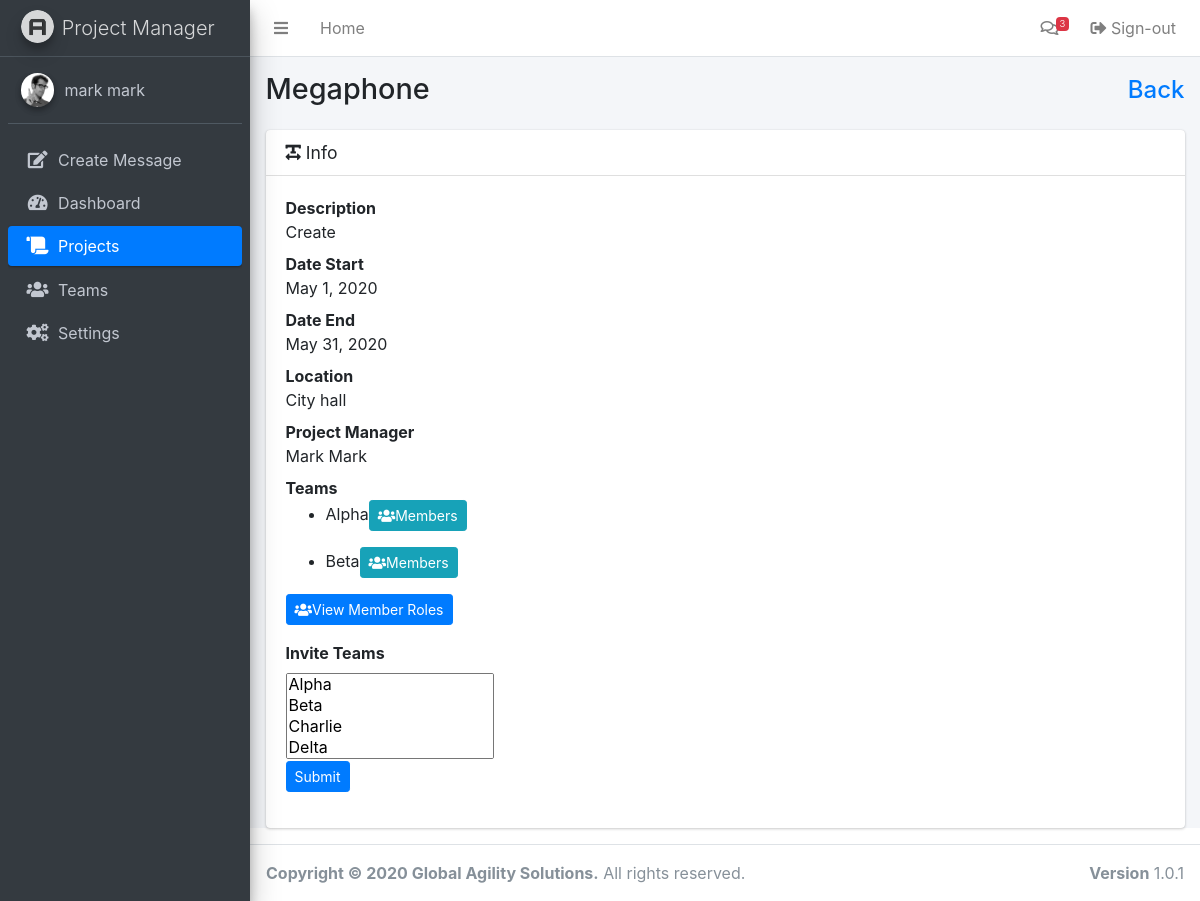
The app's page /projectinfo.php?id=3 (signed in), older data.
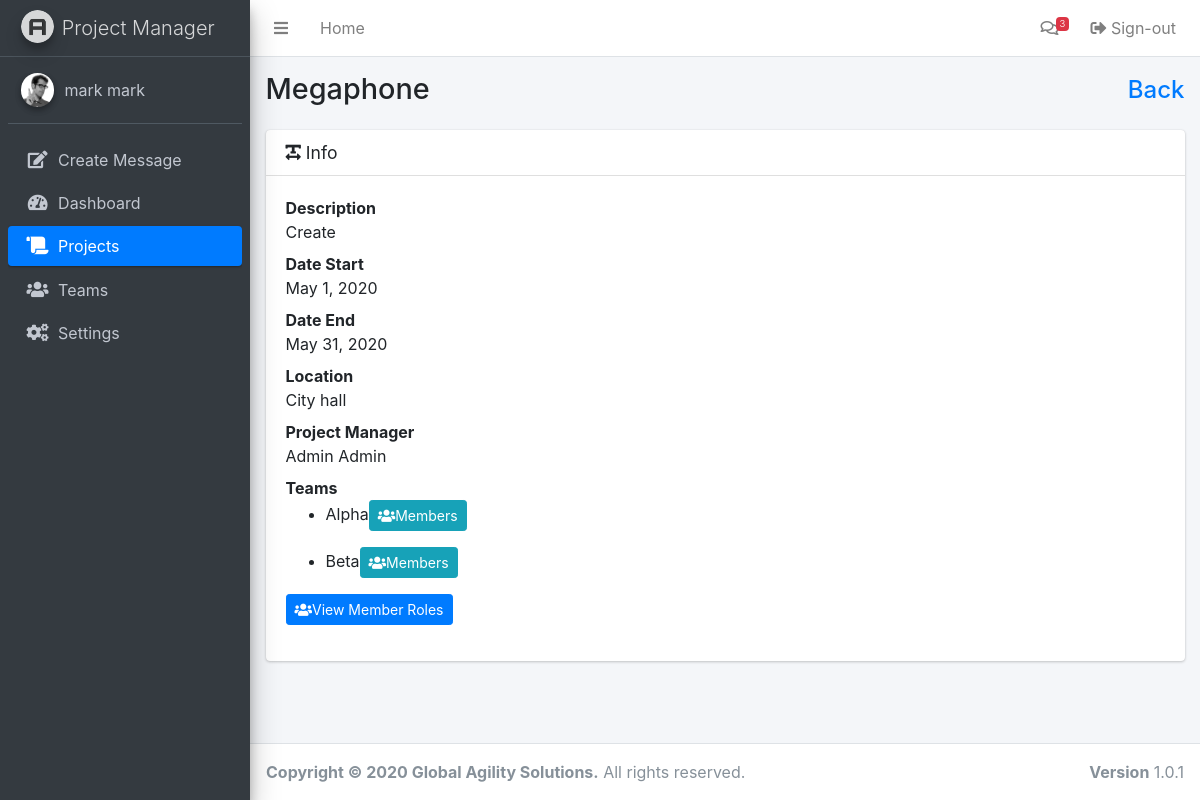
The same page, newer data.
### tables this page shows
CREATE TABLE `project` (
  `id` bigint(255) NOT NULL,
  `name` varchar(100) DEFAULT NULL,
  `description` varchar(255) NOT NULL,
  `location` varchar(255) NOT NULL,
  `datestart` varchar(255) NOT NULL,
  `dateend` varchar(255) NOT NULL,
  `status` enum('on going','finished','cancellled','') NOT NULL,
  `owner` int(255) NOT NULL,
  `timestamp` timestamp(6) NOT NULL DEFAULT current_timestamp(6)
);

CREATE TABLE `users` (
  `id` int(200) NOT NULL,
  `email` varchar(255) NOT NULL,
  `password` varchar(255) NOT NULL,
  `firstname` varchar(255) NOT NULL,
  `lastname` varchar(255) NOT NULL,
  `lastlogin` timestamp(6) NULL DEFAULT NULL
);

CREATE TABLE `projectteams` (
  `projectID` bigint(255) NOT NULL,
  `teamID` bigint(255) NOT NULL
);

CREATE TABLE `team` (
  `id` bigint(255) NOT NULL,
  `name` varchar(255) NOT NULL
);

### includes/session.php (called while the page is built, shortened)
<?php
	include 'includes/conn.php';;
	if(isset($_SESSION['users'])){
		$query = $conn -> prepare("SELECT * FROM users WHERE id = ? ");
		$query -> bind_param("s", $variable);
		$query -> execute();
		$result = $query->get_result();
		$user = mysqli_fetch_assoc($result);
		$id = $user['id'];
	}
	else{
		header('location: login.php');
		exit();
	}
?>

### projectinfo.php (the view, shortened to what this page needs)
<?php
  include 'includes/session.php';
  include 'includes/header.php';
  $previous = "javascript:history.go(-1)";
if(isset($_SERVER['HTTP_REFERER'])) {
    $previous = $_SERVER['HTTP_REFERER'];
}
 $projectID = $_GET['id'];
  $sql = mysqli_query($conn, "SELECT *, project.id as projID from project join users on project.owner = users.id where project.id = '$projectID'");
  $row = mysqli_fetch_assoc($sql);
  $projID = $row['projID'];
?>
<body class="hold-transition sidebar-mini">
<div class="wrapper">
  <?php include 'includes/navbar.php'; ?>
  <div class="content-wrapper">
    <section class="content-header">
      <div class="container-fluid">
        <div class="row mb-2">
          <div class="col-sm-6">
            <h1><?php echo ucwords($row['name']);?></h1>
          </div>
          <div class="col-sm-6">
            <ol class="breadcrumb float-sm-right">
              <h4 class="mb-2 mb-sm-0 pt-1"><a class="text-right" href="<?= $previous ?>">Back</a></h4>
            </ol>
          </div>
        </div>
      </div>
    </section>
    <section class="content">
      <div class="container-fluid">
        <div class="card">
              <div class="card-header">
                <h3 class="card-title">
                  <i class="fas fa-text-width"></i>
                  Info
                </h3>
              </div>
              <div class="card-body">
                <dl>
                  <dt>Description</dt>
                  <dd><?php echo ucfirst($row['description']);?></dd>
                  <dt>Date Start</dt>
                  <dd><?php echo date('F j, Y',strtotime($row['datestart']));?></dd>
                  <dt>Date End</dt>
                  <dd><?php echo date('F j, Y',strtotime($row['dateend']));?></dd>
                  <dt>Location</dt>
                  <dd><?php echo ucfirst($row['location']);?></dd>
                  <dt>Project Manager</dt>
                  <dd><?php echo ucfirst($row['firstname']);?> <?php echo ucfirst($row['lastname']);?></dd>
                  <dt>Teams</dt>
                  <?php
                    $sql1 = mysqli_query($conn, "SELECT *, projectteams.teamID as teamID from projectteams join team on projectteams.teamID = team.id where projectID = '$projID'");
                    while($row1 = mysqli_fetch_assoc($sql1)) { ?>
                      <ul>
                  <li><?php echo ucfirst($row1['name']);?><a class="btn btn-info btn-sm" href='teammembers.php?id=<?php echo $row1['teamID']; ?>'><i class="fas fa-users"></i>Members
                        </a></li></ul>
                <?php }?>
                <dd><a class="btn btn-primary btn-sm" href='projectviewmembers.php?id=<?php echo $projID; ?>'><i class="fas fa-users"></i>View Member Roles
                        </a></dd>
                </dl>
                <?php if($row['owner'] == $id){ ?>
                <form class="form-horizontal" action="projectinfo.php" method="POST">
                <div class="row">
                  <div class="col-3">
                  <div class="form-group">
                      <label>Invite Teams</label>
                      <select name="projectteam[]" class="select2" multiple="multiple" data-placeholder="Select Team" style="width: 100%;">
                        <?php $team = mysqli_query($conn, "SELECT * from team");?>
                        <?php foreach($team as $teamID): ?>
                          <option value="<?= $teamID['id']; ?>"><?= ucfirst($teamID['name']); ?></option>
                        <?php endforeach; ?>
                      </select><br>
                      <button type="submit" class="btn btn-primary btn-sm" name="addteam">Submit</button>
                    </div>
                  </div>
                </div>
              </form>
                <?php } ?>
              </div>
            </div>
      </div>
    </section>
  </div>
  <?php include 'includes/footer.php'; ?>
</div>
</body>
</html>

Row changes from the older to the newer data that the page shows:
changed project "Megaphone": users.firstname "Mark" → "Admin"; users.lastname "Mark" → "Admin"; owner 4 → 1 (drawn)
Text that changed along with them:
form field value: "Alpha / Beta / Charlie / Delta" → (not shown)
text no longer shown: "Invite Teams Submit"
